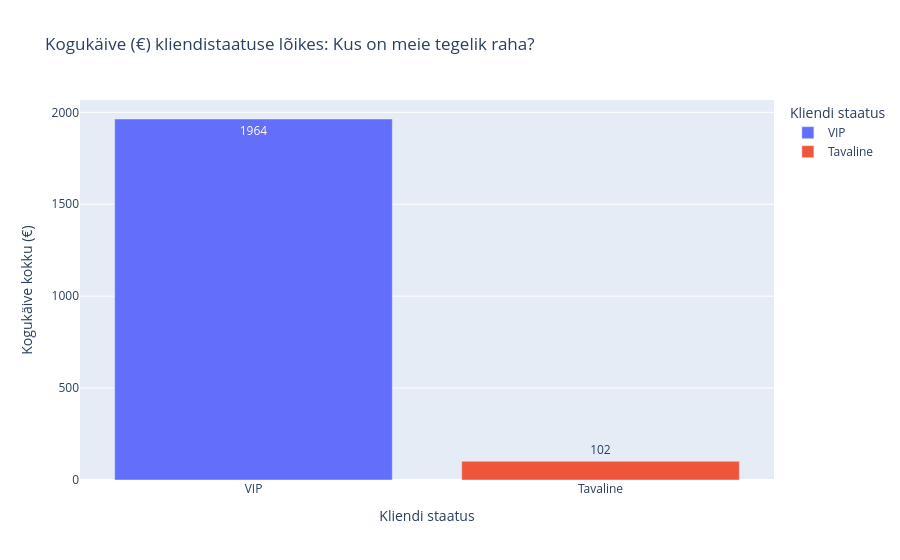

Source (notebook cell):
### Code cell
# 1. Grupeerime RFM andmed segmentide kaupa, et näha klientide arvu ja nende toodud kogukäivet
# 1. Kasutame 'customer_summary' tabelit, et näha VIP vs Tavaliste klientide toodud käivet
story_data = customer_summary.groupby('vip_status').agg(
    kogukaive=('kogukulutus', 'sum'),
    klientide_arv=('customer_id', 'count')
).reset_index()

# Sorteerime, et suurem käive oleks eespool
story_data = story_data.sort_values('kogukaive', ascending=False)

# 2. Loo tulpdiagramm
fig_story = px.bar(
    story_data,
    x='vip_status', # Teljeks on nüüd VIP / Tavaline
    y='kogukaive',
    title='Kogukäive (€) kliendistaatuse lõikes: Kus on meie tegelik raha?',
    labels={'vip_status': 'Kliendi staatus', 'kogukaive': 'Kogukäive kokku (€)'},
    color='vip_status',
    text_auto='.0f', 
    hover_data=['klientide_arv']
)
fig_story.show()

### Figure 1 — Plotly figure (JSON) as saved in the notebook; plotly's stock layout.template omitted (floating-point values rounded to 4 significant figures)
{"data": [{"customdata": [[5]], "hovertemplate": "Kliendi staatus=%{x}<br>Kogukäive kokku (€)=%{y}<br>klientide_arv=%{customdata[0]}<extra></extra>", "legendgroup": "VIP", "marker": {"color": "#636efa", "pattern": {"shape": ""}}, "name": "VIP", "orientation": "v", "showlegend": true, "textposition": "auto", "texttemplate": "%{y:.0f}", "type": "bar", "x": ["VIP"], "xaxis": "x", "y": [1964.0], "yaxis": "y"}, {"customdata": [[2]], "hovertemplate": "Kliendi staatus=%{x}<br>Kogukäive kokku (€)=%{y}<br>klientide_arv=%{customdata[0]}<extra></extra>", "legendgroup": "Tavaline", "marker": {"color": "#EF553B", "pattern": {"shape": ""}}, "name": "Tavaline", "orientation": "v", "showlegend": true, "textposition": "auto", "texttemplate": "%{y:.0f}", "type": "bar", "x": ["Tavaline"], "xaxis": "x", "y": [102.0], "yaxis": "y"}], "layout": {"barmode": "relative", "legend": {"title": {"text": "Kliendi staatus"}, "tracegroupgap": 0}, "title": {"text": "Kogukäive (€) kliendistaatuse lõikes: Kus on meie tegelik raha?"}, "xaxis": {"anchor": "y", "categoryarray": ["VIP", "Tavaline"], "categoryorder": "array", "domain": [0, 1], "title": {"text": "Kliendi staatus"}}, "yaxis": {"anchor": "x", "domain": [0, 1], "title": {"text": "Kogukäive kokku (€)"}}}}
